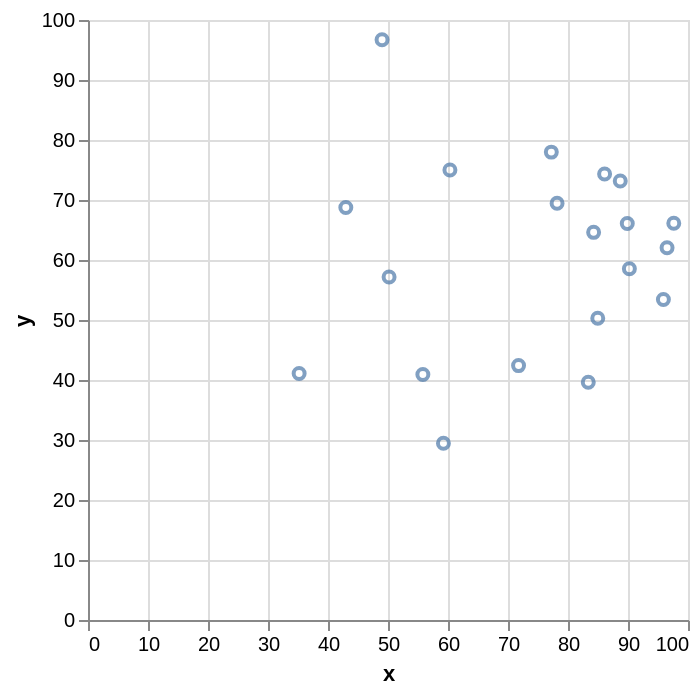

Source (notebook cell):
### Code cell
# plot chart 
alt.Chart(data = df).mark_point().encode(
    x='x',
    y='y'
)

### Figure 1 — Vega-Lite specification as saved in the notebook (floating-point values rounded to 4 significant figures)
{"config": {"view": {"continuousWidth": 300, "continuousHeight": 300}}, "data": {"name": "data-d46a5820c9439bc624de8635b22d677e"}, "mark": {"type": "point"}, "encoding": {"x": {"field": "x", "type": "quantitative"}, "y": {"field": "y", "type": "quantitative"}}, "$schema": "https://vega.github.io/schema/vega-lite/v6.1.0.json", "datasets": {"data-d46a5820c9439bc624de8635b22d677e": [{"x": 89.88, "y": 66.08}, {"x": 84.96, "y": 50.28}, {"x": 90.23, "y": 58.54}, {"x": 78.18, "y": 69.45}, {"x": 95.9, "y": 53.41}, {"x": 96.51, "y": 62.03}, {"x": 84.27, "y": 64.61}, {"x": 86.1, "y": 74.33}, {"x": 97.63, "y": 66.12}, {"x": 55.81, "y": 40.93}, {"x": 88.71, "y": 73.17}, {"x": 60.32, "y": 75.01}, {"x": 49.01, "y": 96.72}, {"x": 59.24, "y": 29.45}, {"x": 83.38, "y": 39.62}, {"x": 42.97, "y": 68.75}, {"x": 71.76, "y": 42.4}, {"x": 50.18, "y": 57.17}, {"x": 35.19, "y": 41.08}, {"x": 77.22, "y": 77.98}]}}
